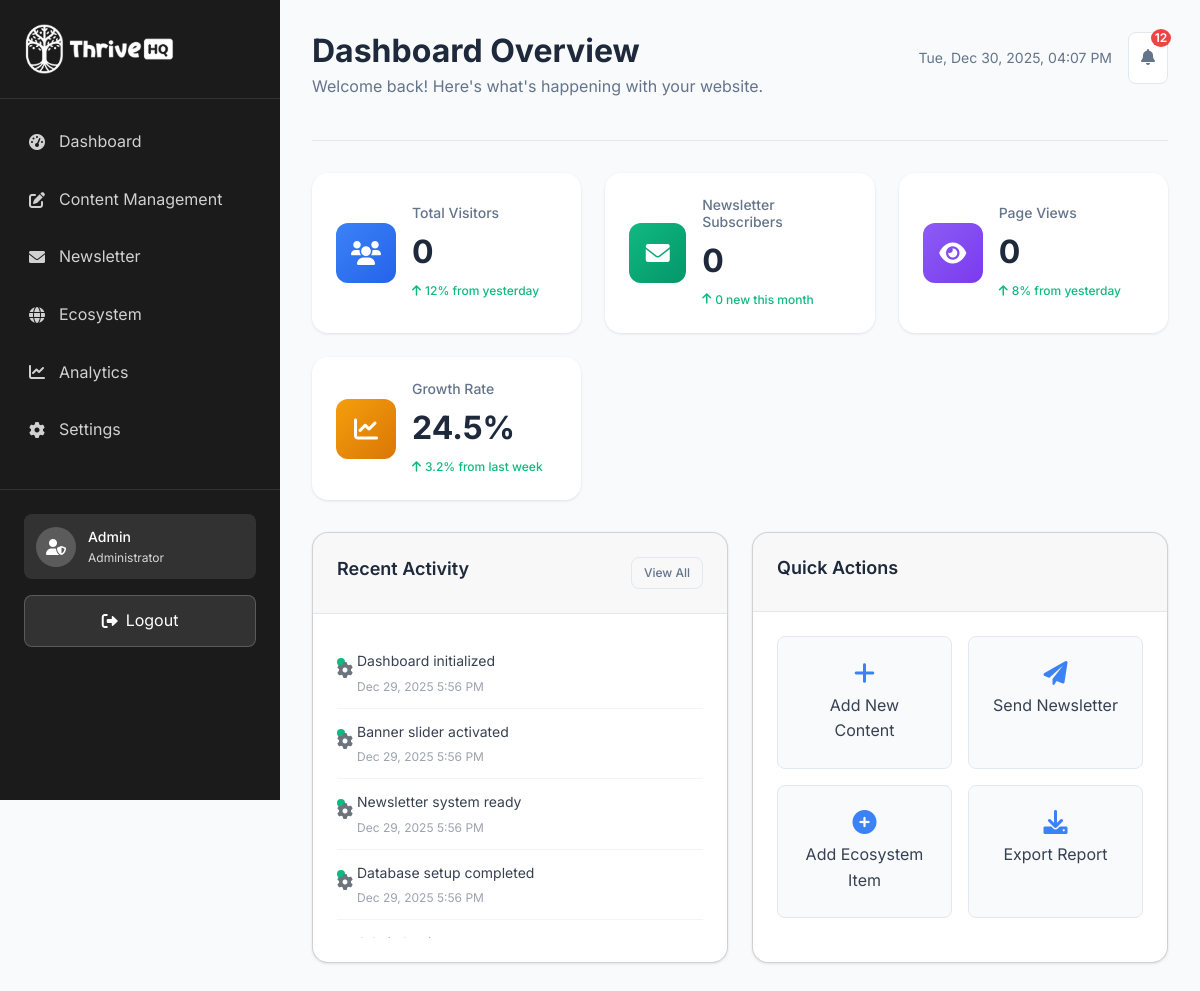
/admin/index.php (signed in), run on the app's committed database.
### tables this page shows
CREATE TABLE `activities` (
  `id` int(11) NOT NULL,
  `activity` varchar(255) NOT NULL,
  `description` text DEFAULT NULL,
  `type` enum('user','admin','system','newsletter') DEFAULT 'system',
  `created_at` timestamp NOT NULL DEFAULT current_timestamp()
);

### api/dashboard.php (called while the page is built, shortened)
<?php
require_once 'notifications.php';
class Dashboard {
    private $conn;
    private $notificationManager;
    private $activityManager;
    public function __construct($conn) {
        $this->conn = $conn;
        $this->notificationManager = new NotificationManager($conn);
        $this->activityManager = new ActivityManager($conn);
    }
    public function getDashboardData() {
        $data = [];
        $data['who_we_are'] = $this->getWhoWeAreData();
        $data['banners'] = $this->getBannerData();
        $data['ecosystem'] = $this->getEcosystemData();
        $data['newsletter_count'] = $this->getNewsletterCount();
        $data['recent_activities'] = $this->activityManager->getRecentActivities(5);
        $data['notifications'] = $this->notificationManager->getNotifications(5);
        $data['unread_notifications'] = $this->notificationManager->getUnreadCount();
        return $data;
    }
    private function getWhoWeAreData() {
        $sql = "SELECT title, content, image_path FROM who_we_are WHERE status = 'active' LIMIT 1";
        $result = $this->conn->query($sql);
        if ($result && $result->num_rows > 0) {
            return $result->fetch_assoc();
        }
        return [
            'title' => 'Building Tomorrow\'s Solutions Today',
            'content' => 'We are a team of passionate professionals dedicated to creating innovative solutions that transform businesses and improve lives.',
            'image_path' => 'assets/images/who-we-are.jpg'
        ];
    }
    private function getBannerData() {
        $sql = "SELECT * FROM banner WHERE status = 'active' ORDER BY position ASC";
        $result = $this->conn->query($sql);
        $banners = [];
        if ($result) {
            while ($row = $result->fetch_assoc()) {
                $banners[] = $row;
            }
        }
        return $banners;
    }
    private function getEcosystemData() {
        $sql = "SELECT * FROM ecosystem WHERE status = 'active' ORDER BY id ASC";
        $result = $this->conn->query($sql);
        $ecosystem = [];
        if ($result) {
            while ($row = $result->fetch_assoc()) {
                $ecosystem[] = $row;
            }
        }
        return $ecosystem;
    }
    private function getNewsletterCount() {
        $sql = "SELECT COUNT(*) as count FROM newsletter_subscribers WHERE status = 'active'";
        $result = $this->conn->query($sql);
        if ($result && $result->num_rows > 0) {
            $row = $result->fetch_assoc();
            return $row['count'];
        }
        return 0;
    }
    public function getAnalytics() {
        $analytics = [];
        $analytics['total_visitors'] = $this->getTotalVisitors();
        $analytics['newsletter_growth'] = $this->getNewsletterGrowth();
        $analytics['page_views'] = $this->getPageViews();
        return $analytics;
    }
    private function getTotalVisitors() {
        $sql = "SELECT COUNT(*) as count FROM visitors WHERE DATE(created_at) = CURDATE()";
        $result = $this->conn->query($sql);
        if ($result && $result->num_rows > 0) {
            $row = $result->fetch_assoc();
            return $row['count'];
        }
        return 0;
    }
    private function getNewsletterGrowth() {
        $sql = "SELECT COUNT(*) as count FROM newsletter_subscribers WHERE created_at >= DATE_SUB(NOW(), INTERVAL 30 DAY)";
        $result = $this->conn->query($sql);
        if ($result && $result->num_rows > 0) {
            $row = $result->fetch_assoc();
            return $row['count'];
        }
        return 0;
    }
    private function getPageViews() {
        $sql = "SELECT COUNT(*) as count FROM page_views WHERE DATE(created_at) = CURDATE()";
        $result = $this->conn->query($sql);
        if ($result && $result->num_rows > 0) {
            $row = $result->fetch_assoc();
            return $row['count'];
        }
        return 0;
    }
}
?>

### api/notifications.php (called while the page is built, shortened)
<?php
class NotificationManager {
    private $conn;
    public function __construct($connection) {
        $this->conn = $connection;
    }
    public function getNotifications($limit = 10, $unread_only = false) {
        $sql = "SELECT * FROM notifications";
        $sql .= " ORDER BY created_at DESC LIMIT ?";
        $stmt = $this->conn->prepare($sql);
        $stmt->bind_param("i", $limit);
        $stmt->execute();
        return $stmt->get_result()->fetch_all(MYSQLI_ASSOC);
    }
    public function getUnreadCount() {
        $stmt = $this->conn->prepare("SELECT COUNT(*) as count FROM notifications WHERE is_read = FALSE");
        $stmt->execute();
        $result = $stmt->get_result()->fetch_assoc();
        return $result['count'];
    }
}
class ActivityManager {
    private $conn;
    public function __construct($connection) {
        $this->conn = $connection;
    }
    public function getRecentActivities($limit = 10) {
        $stmt = $this->conn->prepare("SELECT * FROM activities ORDER BY created_at DESC LIMIT ?");
        $stmt->bind_param("i", $limit);
        $stmt->execute();
        return $stmt->get_result()->fetch_all(MYSQLI_ASSOC);
    }
}
?>

### admin/index.php (the view, shortened to what this page needs)
<?php
require_once '../config/database.php';
require_once '../api/dashboard.php';
$dashboard = new Dashboard($conn);
$data = $dashboard->getDashboardData();
$analytics = $dashboard->getAnalytics();
?>
<!DOCTYPE html>
<html lang="en">
<head>
    <link href="https://cdn.jsdelivr.net/npm/bootstrap@5.3.0/dist/css/bootstrap.min.css" rel="stylesheet">
    <link rel="stylesheet" href="../assets/css/admin.css">
    <link href="https://cdnjs.cloudflare.com/ajax/libs/font-awesome/6.0.0/css/all.min.css" rel="stylesheet">
</head>
<body>
    <div class="admin-container">
        <aside class="sidebar">
            <div class="sidebar-header">
                <div class="logo">
                    <img src="../assets/images/logo-white-1.png" width="150" alt="Logo">
                </div>
            </div>
            <nav class="sidebar-nav">
                <ul class="nav-list p-0">
                    <li class="nav-item active">
                        <a href="#dashboard" class="nav-link" onclick="showSection('dashboard')">
                            <i class="fas fa-tachometer-alt"></i>
                            <span>Dashboard</span>
                        </a>
                    </li>
                    <li class="nav-item">
                        <a href="#content" class="nav-link" onclick="showSection('content')">
                            <i class="fas fa-edit"></i>
                            <span>Content Management</span>
                        </a>
                    </li>
                    <li class="nav-item">
                        <a href="#newsletter" class="nav-link" onclick="showSection('newsletter')">
                            <i class="fas fa-envelope"></i>
                            <span>Newsletter</span>
                        </a>
                    </li>
                    <li class="nav-item">
                        <a href="#ecosystem" class="nav-link" onclick="showSection('ecosystem')">
                            <i class="fas fa-globe"></i>
                            <span>Ecosystem</span>
                        </a>
                    </li>
                    <li class="nav-item">
                        <a href="#analytics" class="nav-link" onclick="showSection('analytics')">
                            <i class="fas fa-chart-line"></i>
                            <span>Analytics</span>
                        </a>
                    </li>
                    <li class="nav-item">
                        <a href="#settings" class="nav-link" onclick="showSection('settings')">
                            <i class="fas fa-cog"></i>
                            <span>Settings</span>
                        </a>
                    </li>
                </ul>
            </nav>
            <div class="sidebar-footer">
                <div class="admin-profile">
                    <div class="profile-avatar">
                        <i class="fas fa-user-shield"></i>
                    </div>
                    <div class="profile-info">
                        <div class="profile-name">Admin</div>
                        <div class="profile-role">Administrator</div>
                    </div>
                </div>
                <button class="logout-btn" onclick="logout()">
                    <i class="fas fa-sign-out-alt"></i>
                    <span>Logout</span>
                </button>
            </div>
        </aside>
        <main class="main-content">
            <header class="header">
                <div class="header-left">
                    <h1 class="page-title">Dashboard Overview</h1>
                    <p class="page-subtitle">Welcome back! Here's what's happening with your website.</p>
                </div>
                <div class="header-right">
                    <div class="date-time" id="dateTime"></div>
                    <button class="notification-btn" onclick="toggleNotifications()">
                        <i class="fas fa-bell"></i>
                        <span class="notification-badge" id="notificationBadge"><?php echo $data['unread_notifications']; ?></span>
                    </button>
                </div>
            </header>
            <section id="dashboard-section" class="content-section active">
                <div class="stats-grid">
                    <div class="stat-card">
                        <div class="stat-icon blue">
                            <i class="fas fa-users"></i>
                        </div>
                        <div class="stat-content">
                            <h3>Total Visitors</h3>
                            <div class="stat-number"><?php echo number_format($analytics['total_visitors']); ?></div>
                            <div class="stat-change positive">
                                <i class="fas fa-arrow-up"></i>
                                <span>12% from yesterday</span>
                            </div>
                        </div>
                    </div>
                    <div class="stat-card">
                        <div class="stat-icon green">
                            <i class="fas fa-envelope"></i>
                        </div>
                        <div class="stat-content">
                            <h3>Newsletter Subscribers</h3>
                            <div class="stat-number"><?php echo number_format($data['newsletter_count']); ?></div>
                            <div class="stat-change positive">
                                <i class="fas fa-arrow-up"></i>
                                <span><?php echo $analytics['newsletter_growth']; ?> new this month</span>
                            </div>
                        </div>
                    </div>
                    <div class="stat-card">
                        <div class="stat-icon purple">
                            <i class="fas fa-eye"></i>
                        </div>
                        <div class="stat-content">
                            <h3>Page Views</h3>
                            <div class="stat-number"><?php echo number_format($analytics['page_views']); ?></div>
                            <div class="stat-change positive">
                                <i class="fas fa-arrow-up"></i>
                                <span>8% from yesterday</span>
                            </div>
                        </div>
                    </div>
                    <div class="stat-card">
                        <div class="stat-icon orange">
                            <i class="fas fa-chart-line"></i>
                        </div>
                        <div class="stat-content">
                            <h3>Growth Rate</h3>
                            <div class="stat-number">24.5%</div>
                            <div class="stat-change positive">
                                <i class="fas fa-arrow-up"></i>
                                <span>3.2% from last week</span>
                            </div>
                        </div>
                    </div>
                </div>
                <div class="dashboard-grid">
                    <div class="card">
                        <div class="card-header">
                            <h3>Recent Activity</h3>
                            <button class="btn btn-sm btn-outline">View All</button>
                        </div>
                        <div class="card-content">
                            <div class="activity-list">
                                <?php foreach ($data['recent_activities'] as $activity): ?>
                                <div class="activity-item">
                                    <div class="activity-icon">
                                        <i class="fas fa-<?php echo $activity['type'] === 'admin' ? 'user-shield text-primary' :
                                                             ($activity['type'] === 'newsletter' ? 'envelope text-success' :
                                                             ($activity['type'] === 'user' ? 'user text-info' : 'cog text-secondary')); ?>"></i>
                                    </div>
                                    <div class="activity-content">
                                        <div class="activity-text"><?php echo htmlspecialchars($activity['activity']); ?></div>
                                        <div class="activity-time"><?php echo date('M j, Y g:i A', strtotime($activity['created_at'])); ?></div>
                                    </div>
                                </div>
                                <?php endforeach; ?>
                            </div>
                        </div>
                    </div>
                    <div class="card">
                        <div class="card-header">
                            <h3>Quick Actions</h3>
                        </div>
                        <div class="card-content">
                            <div class="quick-actions">
                                <button class="quick-action-btn" onclick="showSection('content')">
                                    <i class="fas fa-plus"></i>
                                    <span>Add New Content</span>
                                </button>
                                <button class="quick-action-btn" onclick="showSection('newsletter')">
                                    <i class="fas fa-paper-plane"></i>
                                    <span>Send Newsletter</span>
                                </button>
                                <button class="quick-action-btn" onclick="showSection('ecosystem')">
                                    <i class="fas fa-plus-circle"></i>
                                    <span>Add Ecosystem Item</span>
                                </button>
                                <button class="quick-action-btn" onclick="showSection('analytics')">
                                    <i class="fas fa-download"></i>
                                    <span>Export Report</span>
                                </button>
                            </div>
                        </div>
                    </div>
                </div>
            </section>
        </main>
    </div>
</body>
</html>

### data on the page
activities: activity "Dashboard initialized", created_at "Dec 29, 2025 5:56 PM"
activities: activity "Banner slider activated", created_at "Dec 29, 2025 5:56 PM"
activities: activity "Newsletter system ready", created_at "Dec 29, 2025 5:56 PM"
activities: activity "Database setup completed", created_at "Dec 29, 2025 5:56 PM"

### other printed values
$data['unread_notifications'] "12"
$analytics['total_visitors'] "0"
$data['newsletter_count'] "0"
$analytics['newsletter_growth'] "0"
$analytics['page_views'] "0"
